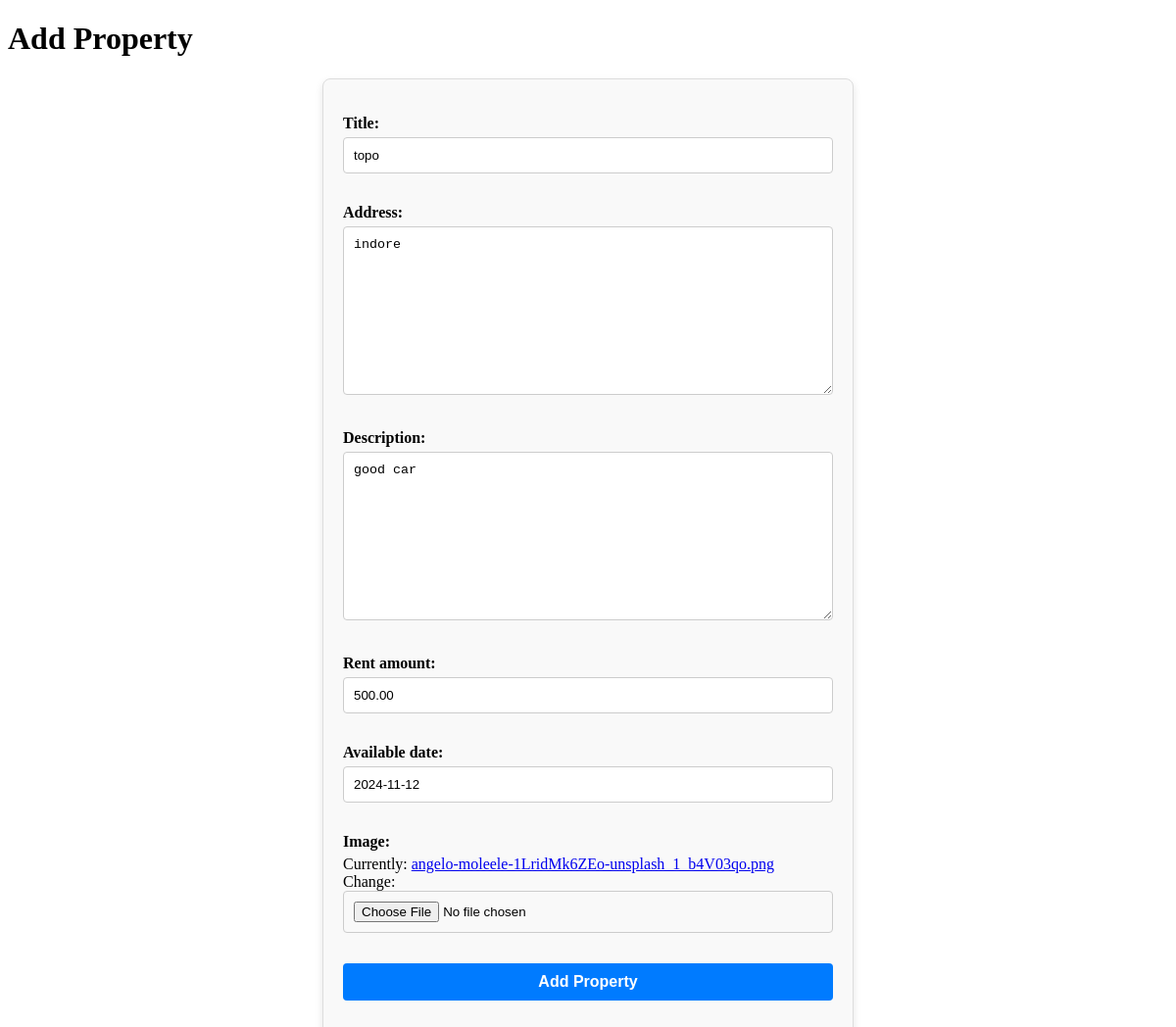
The app's page /update/5/ (signed in), older data.
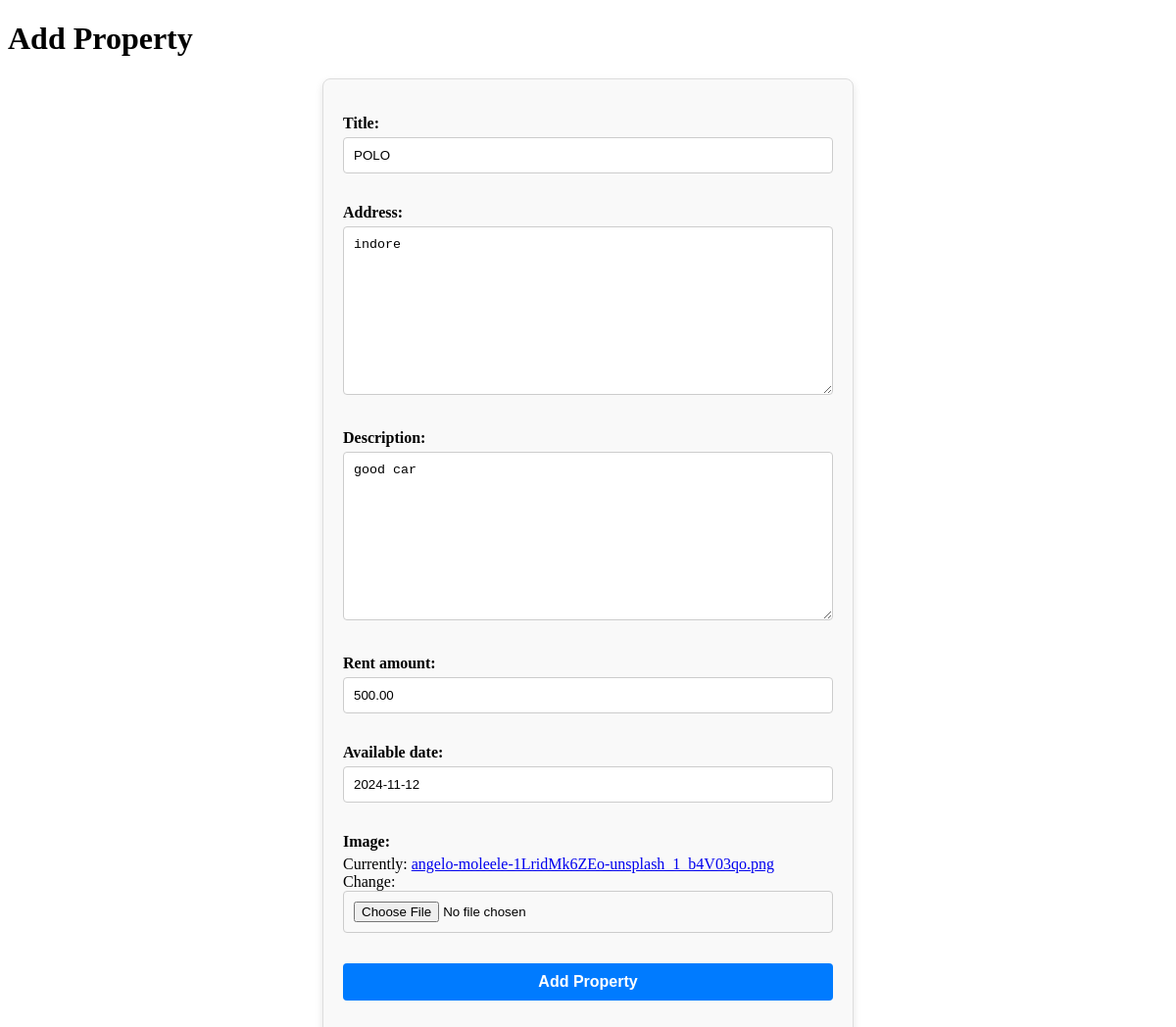
The same page, newer data.
### app1/models.py (models this page shows, shortened)
class Property(models.Model):
    owner = models.ForeignKey(User, on_delete=models.CASCADE, related_name='properties')
    title = models.CharField(max_length=200)
    address = models.TextField()
    description = models.TextField()
    rent_amount = models.DecimalField(max_digits=10, decimal_places=2)
    available_date = models.DateField()
    image = models.ImageField(default='hh.png')

### app1/views.py (the view)
# urls.py: path('update/<int:id>/', views.update, name='update'),
@login_required
def update(request, id):
    property_instance = get_object_or_404(Property, id=id)
    if request.method == 'POST':
        form = PropertyForm(request.POST, request.FILES, instance=property_instance)
        if form.is_valid():
            form.save()
            return redirect('manage_property')
    else:
        form = PropertyForm(instance=property_instance)
    return render(request, 'add_property.html', {'form': form, 'property': property_instance})

### app1/forms.py
class PropertyForm(forms.ModelForm):
    class Meta:
        model = Property
        fields = ['title', 'address', 'description', 'rent_amount', 'available_date', 'image']

### app1/templates/add_property.html (shortened to what this page needs)
<!DOCTYPE html>
<html>
<head>
</head>
<body>
    <h1>Add Property</h1>
    <form method="post" enctype="multipart/form-data">
        {{ form.as_p }}
        <button type="submit">Add Property</button>
    </form>
</body>
</html>

Row changes from the older to the newer data that the page shows:
changed Property "indore": title "topo" → "POLO"
